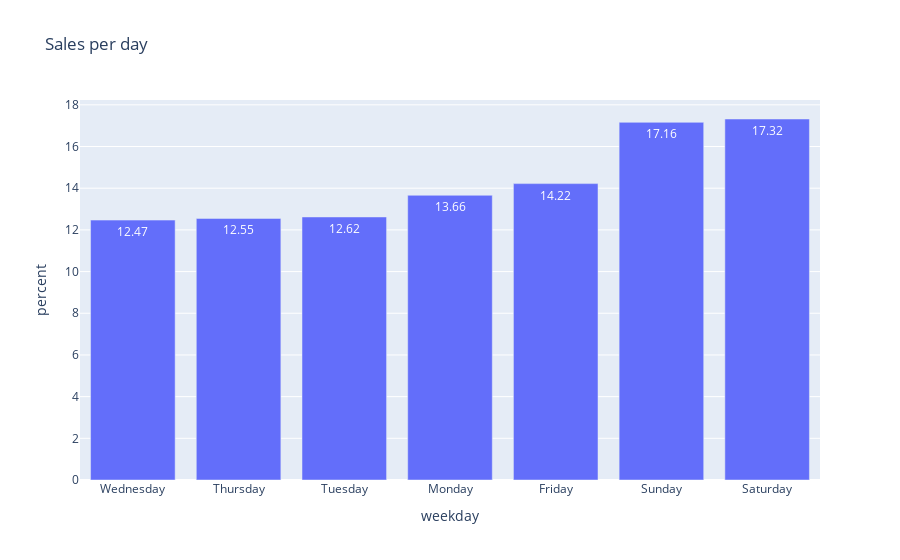

The notebook cell saved with this chart:
### Code cell
fig = px.bar(df1, x='weekday', y='percent',text='percent', title="Sales per day")
fig.show()

### Figure 1 — Plotly figure (JSON) as saved in the notebook; plotly's stock layout.template omitted (floating-point values rounded to 4 significant figures)
{"data": [{"alignmentgroup": "True", "hovertemplate": "weekday=%{x}<br>percent=%{text}<extra></extra>", "legendgroup": "", "marker": {"color": "#636efa", "pattern": {"shape": ""}}, "name": "", "offsetgroup": "", "orientation": "v", "showlegend": false, "text": [12.47, 12.55, 12.62, 13.66, 14.22, 17.16, 17.32], "textposition": "auto", "type": "bar", "x": ["Wednesday", "Thursday", "Tuesday", "Monday", "Friday", "Sunday", "Saturday"], "xaxis": "x", "y": [12.47, 12.55, 12.62, 13.66, 14.22, 17.16, 17.32], "yaxis": "y"}], "layout": {"barmode": "relative", "legend": {"tracegroupgap": 0}, "title": {"text": "Sales per day"}, "xaxis": {"anchor": "y", "domain": [0, 1], "title": {"text": "weekday"}}, "yaxis": {"anchor": "x", "domain": [0, 1], "title": {"text": "percent"}}}}
